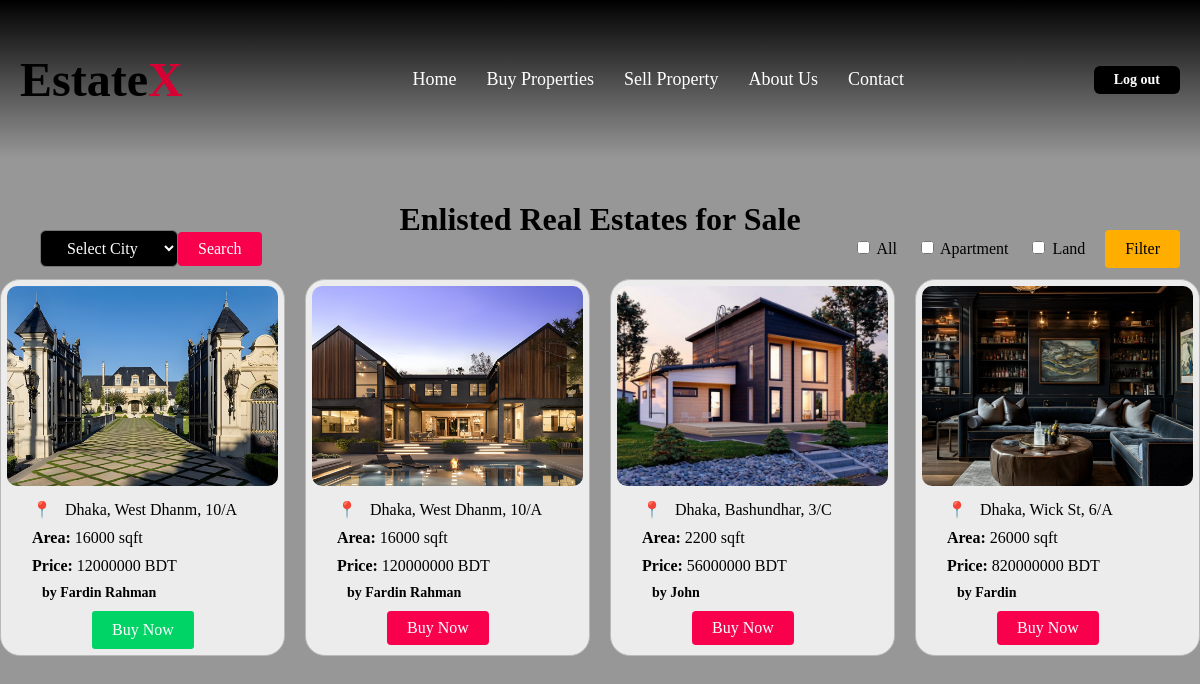
The app's page /buypage.php?city=Dhaka (signed in) with its own data.
### tables this page shows
CREATE TABLE `real_estate` (
  `estate_id` int(11) NOT NULL,
  `seller_Name` varchar(30) DEFAULT NULL,
  `price` int(11) DEFAULT NULL,
  `Area_Size` int(11) DEFAULT NULL,
  `City` varchar(255) DEFAULT NULL,
  `Block` varchar(10) DEFAULT NULL,
  `Street` varchar(255) DEFAULT NULL,
  `Buyer_NID` varchar(10) DEFAULT NULL,
  `Seller_NID` varchar(10) DEFAULT NULL,
  `Transaction_code` varchar(255) DEFAULT NULL,
  `Apartment_flag` tinyint(1) DEFAULT 0,
  `Land_flag` tinyint(1) DEFAULT 0,
  `Floor_No` int(20) DEFAULT NULL,
  `Apartment_No` int(6) DEFAULT NULL,
  `description` varchar(255) DEFAULT NULL,
  `image` varchar(255) DEFAULT NULL
);

### buypage.php (the view, shortened to what this page needs)
<!DOCTYPE html>
<html lang="en">
<head>
    <link rel="stylesheet" href="buypagestyle.css">
</head>
<body>
    <header>
        <div class="logo">
            <a href="home.php"><h1>Estate<span>X</span></h1></a>
        </div>
        <nav>
            <ul>
                <li><a href="index.php">Home</a></li>
                <li><a href="buypage.php">Buy Properties</a></li>
                <li><a href="sellpage.php">Sell Property</a></li>
                <li><a href="about.php">About Us</a></li>
                <li><a href="#">Contact</a></li>
            </ul>
        </nav>
        <a href="logout.php" class="btn"><b>Log out</b></a>
    </header>
    <h1 class="heading">Enlisted Real Estates for Sale</h1>
    <form class="city-filter-form" action="" method="get">
        <select name="city" id="city-filter">
            <option value="" selected disabled>Select City</option>
        </select>
        <button type="submit">Search</button>
    </form>
    <form class="filter-form" action="" method="get">
        <label for="filter-all">
            <input type="checkbox" name="filter-all" id="filter-all" value="all" <?php echo isset($_GET['filter-all']) && $_GET['filter-all'] == 'all' ? 'checked' : ''; ?>>
            All
        </label>
        <label for="filter-apartment">
            <input type="checkbox" name="filter" id="filter-apartment" value="apartment" <?php echo isset($_GET['filter']) && $_GET['filter'] == 'apartment' ? 'checked' : ''; ?>>
            Apartment
        </label>
        <label for="filter-land">
            <input type="checkbox" name="filter" id="filter-land" value="land" <?php echo isset($_GET['filter']) && $_GET['filter'] == 'land' ? 'checked' : ''; ?>>
            Land
        </label>
        <button type="submit">Filter</button>
    </form>
    <div class="container">
        <?php
        $conn = mysqli_connect("localhost", "root", "", "estatex");
        $logged_in_user_nid = isset($_SESSION["nid"]) ? $_SESSION["nid"] : null;
        $sql = "SELECT * FROM real_estate";
        if (isset($_GET['city']) && !empty($_GET['city'])) {
            $city = $_GET['city'];
            $sql .= " WHERE City = '$city'";
        }
        $result = $conn->query($sql);
        if ($result->num_rows > 0) {
            while ($row = $result->fetch_assoc()) {
                echo '<div class="property-box">';
                echo '<img src="image/' . $row["image"] . '" alt="Property Image">';
                echo '<div class="property-info">';
                echo '<p><span class="location-marker">&#x1F4CD;</span>&nbsp;&nbsp;' . $row["City"] . ', ' . $row["Block"] . ', ' . $row["Street"] . '</p>';
                echo '<p><b>Area: </b>' . $row["Area_Size"] . ' sqft</p>';
                echo '<p><b>Price: </b>' . $row["price"] . ' BDT</p>';
                echo '<h5>  by ' . $row["seller_Name"] . '</h5>';
                if ($logged_in_user_nid !== $row["Seller_NID"]) {
                    echo '<a href="payment.php?estate_id=' . $row["estate_id"] . '">Buy Now</a>';
                } else {
                    echo '<button class="buy-now-btn" onclick="alert(\'You cannot buy your own property!\')">Buy Now</button>';
                }
                echo '</div>';
                echo '</div>';
            }
        } else {
            echo "0 results";
        }
        ?>
    </div>
</body>
</html>

### buypagestyle.css (style rules this page uses)
body { margin-top: 0; font-family: serif; margin: 0; padding: 0; background-color: #979797; }
.heading { text-align: center; padding: 20px; color: rgb(0, 0, 0); }
.container { margin-top: 100px; max-width: 1200px; margin: 20px auto; display: grid; grid-template-columns: repeat(auto-fill, minmax(250px, 1fr)); gap: 20px; }
.property-box { background-color: #ececec; border: 1px solid #b9b9b9; border-radius: 20px; padding: 6px; position: relative; overflow: hidden; transition: transform 0.3s ease; }
.property-box img { width: 100%; height: 200px; object-fit: cover; border-radius: 10px; }
.property-info { margin-left: 25px; margin-top: 10px; }
.property-info h5 { margin: 10px; font-size: 14px; }
.property-info p { margin: 10px 0; font-size: 16px; }
.property-info a { margin-left: 60px; display: inline-block; padding: 10px 20px; background-color: #01d467; color: #fff; text-decoration: none; border-radius: 3px; transition: background-color 0.3s ease; }
.location-marker { margin-right: 5px; font-size: 16px; }
.filter-form { margin-top: 180px; position: absolute; top: 50px; right: 20px; display: flex; flex-direction: row; }
.filter-form label { margin-top: 8px; margin-bottom: 20px; margin-right: 20px; }
.filter-form button { font-family: serif; margin-bottom: 10px; padding: 8px 20px; background-color: #ffae00; font-size: 16px; color: #000000; border: none; border-radius: 4px; cursor: pointer; transition: background-color 0.3s ease; }
.city-filter-form { margin-top: 160px; position: absolute; top: 70px; left: 20px; display: flex; align-items: center; }
.city-filter-form select { padding: 5px; font-size: 16px; }
.city-filter-form button { padding: 5px 10px; background-color: #007bff; color: #fff; border: none; border-radius: 3px; cursor: pointer; transition: background-color 0.3s ease; }

### buypage.php (style rules this page uses)
header { background: linear-gradient(to bottom, rgba(0,0,0,1), rgba(0,0,0,0)); color: #fff; display: flex; justify-content: space-between; align-items: center; padding: 20px; }
.logo a { text-decoration: none; color: #000; font-size: 24px; }
.logo span { color: #D80032; }
nav ul { list-style: none; display: flex; }
nav ul li { margin: 0 15px; }
nav ul li a { text-decoration: none; color: #fff; font-size: 18px; }
.btn { background: #000; color: #fff; border-radius: 6px; padding: 6px 20px; text-decoration: none; transition: 0.5s; font-size: 14px; }
.city-filter-form select { font-family: serif; background-color: black; padding: 8px 22px; margin-left: 20px; font-size: 16px; border-radius: 6px; color: white; }
.city-filter-form button { padding: 8px 20px; background-color: #f9004d; color: #fff; border: none; border-radius: 4px; font-family: serif; font-size: 16px; cursor: pointer; }
.buy-now-btn { font-family: serif; background-color: #f9004d; color: #fff; border: none; border-radius: 4px; padding: 8px 20px; margin-left: 50px; font-size: 16px; cursor: pointer; text-decoration: none; }

### records on screen
real_estate: image (picture), City "Dhaka", Block "West Dhanm", Street "10/A", Area_Size "16000", price "12000000", seller_Name "Fardin Rahman"
real_estate: image (picture), City "Dhaka", Block "West Dhanm", Street "10/A", Area_Size "16000", price "120000000", seller_Name "Fardin Rahman", Seller_NID "Buy Now"
real_estate: image (picture), City "Dhaka", Block "Bashundhar", Street "3/C", Area_Size "2200", price "56000000", seller_Name "John", Seller_NID "Buy Now"
real_estate: image (picture), City "Dhaka", Block "Wick St", Street "6/A", Area_Size "26000", price "820000000", seller_Name "Fardin", Seller_NID "Buy Now"
